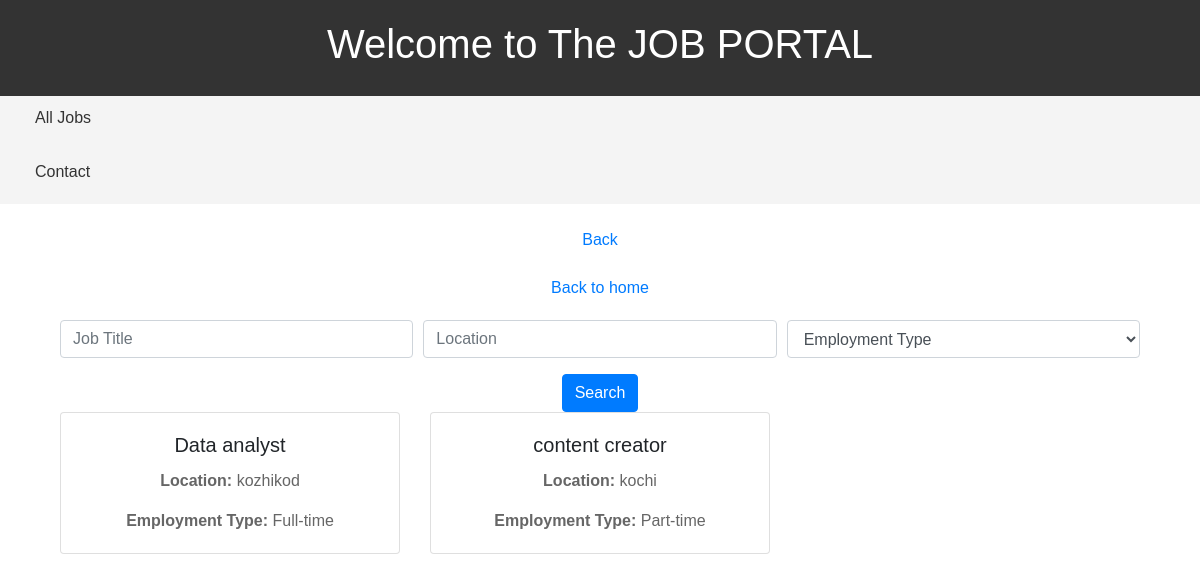
/search/, run on an earlier commit of the app's database.
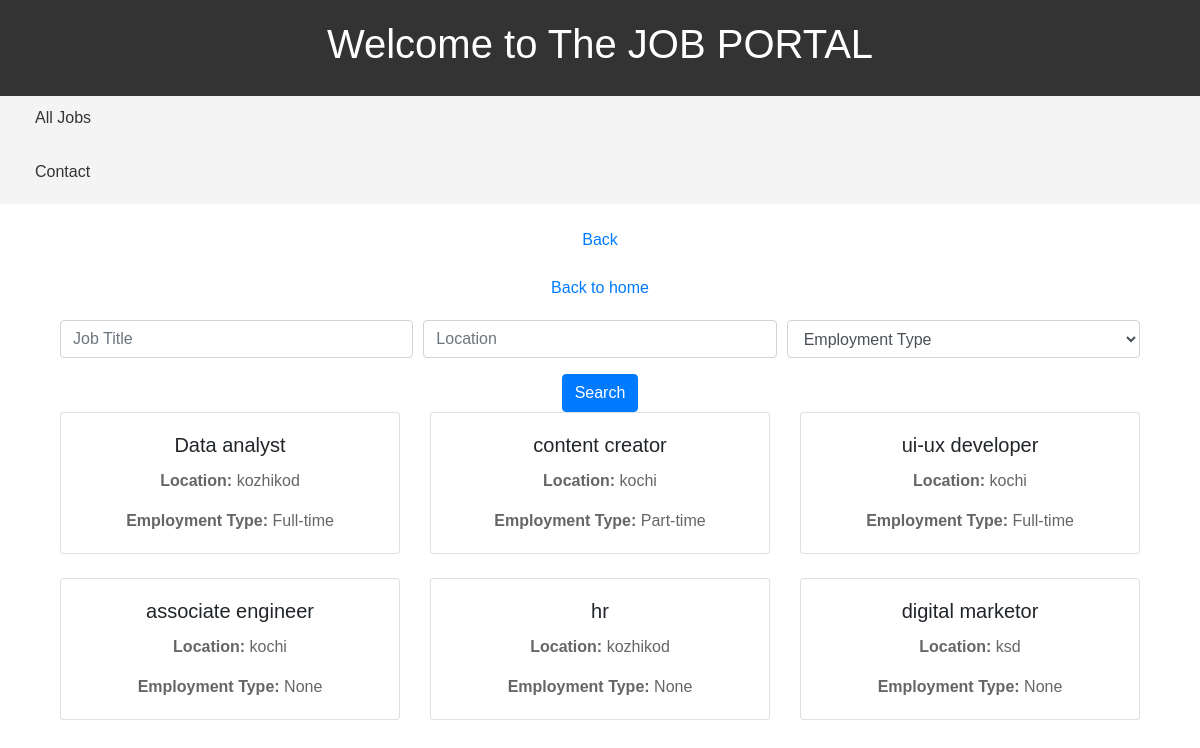
And on a later commit of the database.
### job/models.py (models this page shows, shortened)
class Job (models.Model):
    user = models. ForeignKey (User, on_delete=models.CASCADE)
    company = models. ForeignKey (Company, on_delete=models.CASCADE)
    title = models. CharField(max_length=100)
    location = models. CharField(max_length=100)
    salary = models. PositiveIntegerField(default=35000)
    is_available=models.BooleanField(default=True)
    timestamb=models.DateTimeField(auto_now_add=True)
    job_description = models.TextField(null=True,blank=True)
    required_qualifications = models.CharField(max_length=50,null=True,blank=True)
    responsibilities = models.TextField(null=True,blank=True)
    application_Deadline = models.DateField(null=True,blank=True)
    salary_Range = models.CharField(max_length=50,null=True,blank=True)
    option = (('Full-time', 'Full-time'), ('Part-time', 'Part-time'), ('Contract', 'Contract'), ('etc', 'etc'))
    Employment_Type = models.CharField(choices=option, max_length=20,null=True,blank=True)
    Company_Benefits = models.TextField(null=True,blank=True)
    How_to_Apply = models.TextField(null=True,blank=True)
    cover_letter=models.CharField(max_length=20,null=True,blank=True)
    status_choices = (('Accepted', 'Accepted'),
                      ('Declined', 'Declined'),
                      ('Pending', 'Pending'))
    status = models.CharField(max_length=20, choices=status_choices,null=True)

### website/views.py (the view)
# urls.py: path('search/',SearchView.as_view(),name="search")
class SearchView(ListView):
    model = Job
    template_name = 'website/search.html'
    context_object_name = 'jobapp'
    def get_queryset(self):
        queryset = super().get_queryset()
        title = self.request.GET.get('job_title', '')
        location = self.request.GET.get('job_location', '')
        employment_type = self.request.GET.get('employment_type', '')
        if title:
            queryset = queryset.filter(title__icontains=title)
        if location:
            queryset = queryset.filter(location__icontains=location)
        if employment_type:
            queryset = queryset.filter(Employment_Type__icontains=employment_type)
        return queryset

### templates/website/search.html (shortened to what this page needs)
{% extends "users/base.html" %}
{% block content %}
    <div class="container">
        <form class="search-form" action="{% url 'search' %}" method="GET">
            <div class="form-row">
              <div class="form-group col-md-4">
                <input type="text" class="form-control" name="job_title" placeholder="Job Title">
              </div>
              <div class="form-group col-md-4">
                <input type="text" class="form-control" name="job_location" placeholder="Location">
              </div>
              <div class="form-group col-md-4">
                <select class="form-control" name="employment_type">
                  <option value="">Employment Type</option>
                </select>
            </div>
          </div>
          <button type="submit" class="btn btn-primary">Search</button>
        </form>
        <div class="row">
            {% if jobapp %}
                {% for job in jobapp %}
                    <div class="col-md-4 mb-4">
                        <div class="card">
                            <div class="card-body">
                                <h5 class="card-title">{{ job.title }}</h5>
                                <p class="card-text"><strong>Location:</strong> {{ job.location }}</p>
                                <p class="card-text"><strong>Employment Type:</strong> {{ job.Employment_Type }}</p>
                            </div>
                        </div>
                    </div>
                {% endfor %}
            {% else %}
                <div class="col">
                    <p>No jobs found.</p>
                </div>
            {% endif %}
        </div>
    </div>
{% endblock %}

What changed in the data, as far as the page shows it:
added Job: title "ui-ux developer", location "kochi", Employment_Type "Full-time"
added Job: title "associate engineer", location "kochi", Employment_Type "None"
added Job: title "hr", location "kozhikod", Employment_Type "None"
added Job: title "digital marketor", location "ksd", Employment_Type "None"
